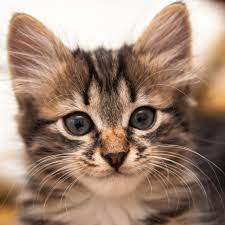
%> input picture kucing.jpg, 225 x 225 px
$ octave histogram.m   (GNU Octave 9; MATLAB toolbox functions it lacks are replaced by stand-ins)
%> lines starting %> are read from the running program, lines starting %| are printed output that depends on the picture
gambar=imread('kucing.jpg');
%> gambar is the input picture: size 225x225x3 uint8; mean R, G, B 158.8, 132.9, 115.8
red=gambar(:,:,1);
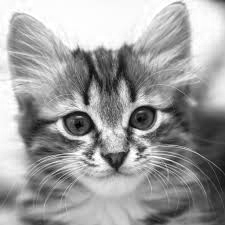
%> red: size 225x225 uint8; min 0, max 255, mean 158.8
green=gambar(:,:,2);
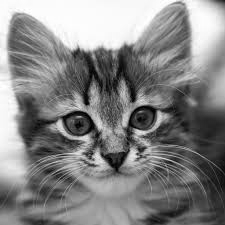
%> green: size 225x225 uint8; min 0, max 255, mean 132.9
blue=gambar(:,:,3);
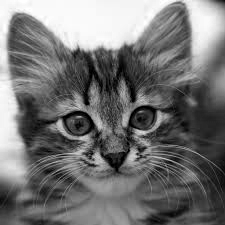
%> blue: size 225x225 uint8; min 0, max 255, mean 115.8
I=rgb2gray(gambar);

%merahgrrr2=0.3*red+0.5*green+0.2*blue;

figure
subplot(2,2,1);
imhist(red);
subplot(2,2,2);
imhist(green);
subplot(2,2,3);
imhist(blue);
subplot(2,2,4);
imhist(I);
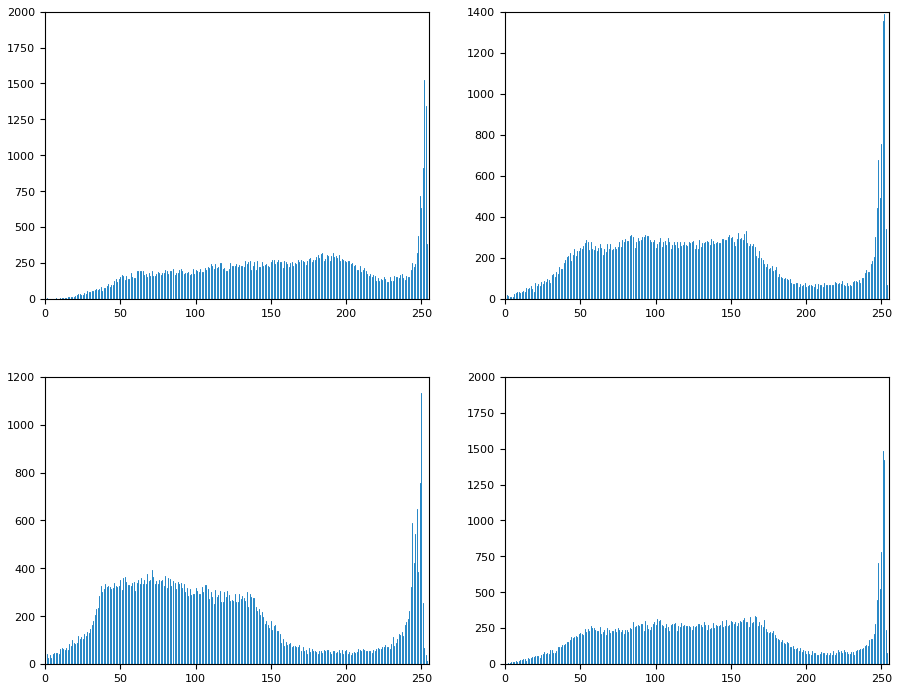
%> figure redrawn from the program's plot data, 4 panels; panel 1: highest point at x = 252, y = 1522; panel 2: highest point at x = 252, y = 1386; panel 3: highest point at x = 250, y = 1133; panel 4: highest point at x = 251, y = 1481
